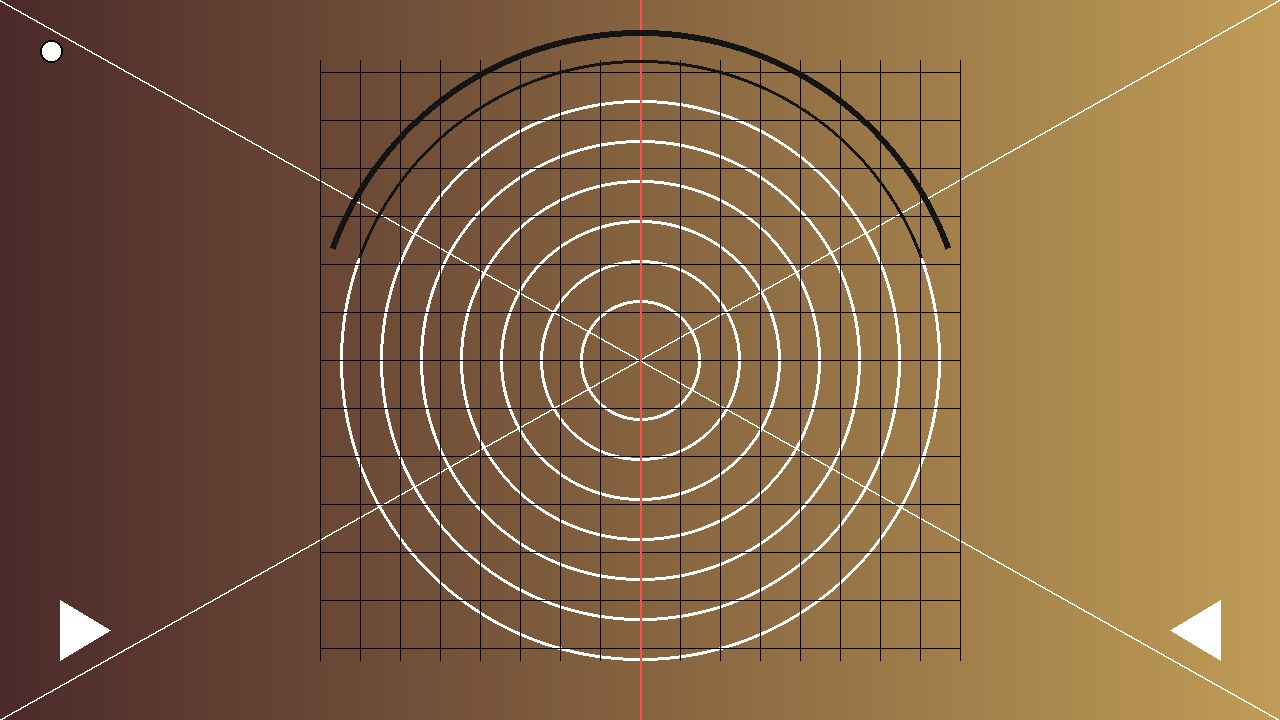
#> input picture test-books/sample/spread-01.jpg, 1280 x 720 px; its folder holds only this picture in this run
$ python make_split_photobook.py
#> lines starting #> are read from the running program, lines starting #| are printed output that depends on the picture
#!/usr/bin/env python3
# test-books/sample の横長画像を「真ん中で左右に分割」し、
# 左右見開き(page-spread-left/right)で1枚に結合する FXL(固定レイアウト)EPUB を生成する。
import zipfile, os, glob, io
from PIL import Image

HERE = os.path.dirname(__file__)
SRC_DIR = os.path.join(HERE, "test-books", "sample")
OUT = os.path.join(HERE, "test-books", "split-photobook.epub")

srcs = sorted(glob.glob(os.path.join(SRC_DIR, "*.jpg")) + glob.glob(os.path.join(SRC_DIR, "*.jpeg")) + glob.glob(os.path.join(SRC_DIR, "*.png")))
if not srcs:
    raise SystemExit("no images in " + SRC_DIR)

# 各画像を左右半分に分割。ページのビューポート = 半分の寸法。
halves = []   # [(name, jpeg_bytes, w, h), ...]  左→右の順
PW = PH = None
for i, path in enumerate(srcs, 1):
    im = Image.open(path).convert("RGB")
#> im is the input picture: PIL image 1280x720 RGB; mean R, G, B 133.7, 101.1, 68.6
    w, h = im.size
#> w = 1280; h = 720
    half = w // 2
#> half = 640
    if PW is None:
        PW, PH = half, h  # 代表ページ寸法(全画像同一 1280x720 前提)
#> PW = 640; PH = 720
    left = im.crop((0, 0, half, h))
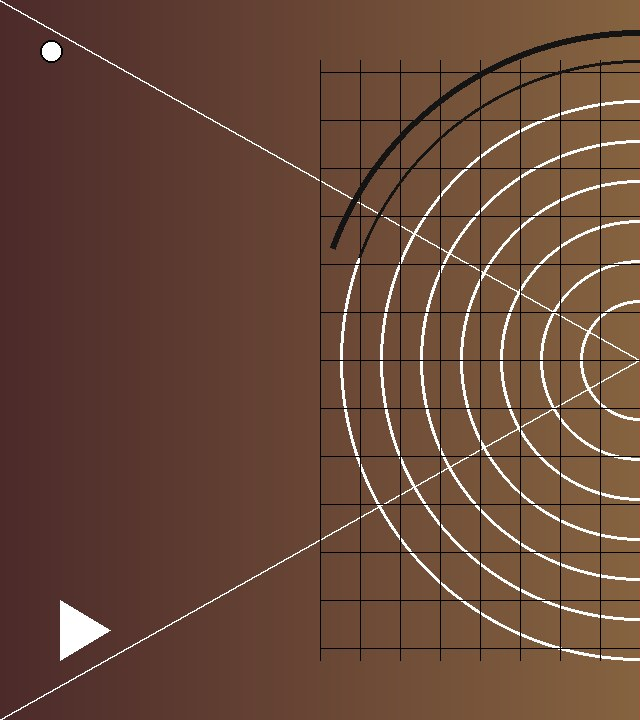
#> left: PIL image 640x720 RGB; mean R, G, B 105.8, 73.6, 57.9
    right = im.crop((half, 0, w, h))
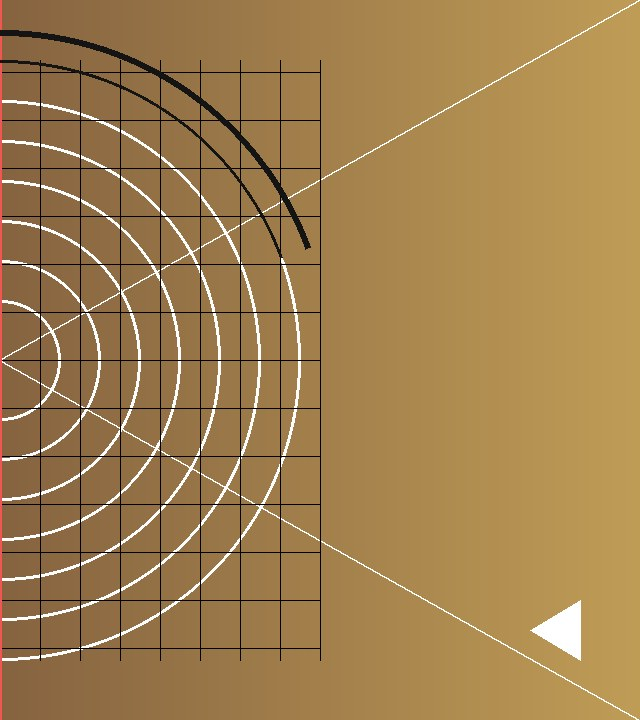
#> right: PIL image 640x720 RGB; mean R, G, B 161.5, 128.6, 79.3
    for side, img in (("left", left), ("right", right)):
        buf = io.BytesIO()
        img.save(buf, format="JPEG", quality=88)
        halves.append((f"{side}{i}", buf.getvalue(), img.size[0], img.size[1]))
#> this loop made 2 passes
#> side on passes 1 to 2: 'left', 'right'
#> after the loop, halves = 2 items

def page_xhtml(n, imgname, w, h):
    return f"""<?xml version="1.0" encoding="UTF-8"?>
<!DOCTYPE html>
<html xmlns="http://www.w3.org/1999/xhtml" xml:lang="ja" lang="ja">
<head><meta charset="UTF-8"/><title>p{n}</title>
<meta name="viewport" content="width={w}, height={h}"/>
<style>html,body{{margin:0;padding:0;width:{w}px;height:{h}px}}
img{{display:block;width:{w}px;height:{h}px}}</style></head>
<body><img src="images/{imgname}.jpg" alt=""/></body>
</html>
"""

CONTAINER = """<?xml version="1.0" encoding="UTF-8"?>
<container version="1.0" xmlns="urn:oasis:names:tc:opendocument:xmlns:container">
  <rootfiles><rootfile full-path="OEBPS/content.opf" media-type="application/oebps-package+xml"/></rootfiles>
</container>
"""

NAV = """<?xml version="1.0" encoding="UTF-8"?>
<!DOCTYPE html><html xmlns="http://www.w3.org/1999/xhtml" xmlns:epub="http://www.idpf.org/2007/ops" lang="ja">
<head><meta charset="UTF-8"/><title>目次</title></head>
<body><nav epub:type="toc" id="toc"><h1>目次</h1><ol>
""" + "".join(
    f'<li><a href="p{2*i-1}.xhtml">見開き {i}</a></li>\n' for i in range(1, len(srcs) + 1)
) + """</ol></nav></body></html>
"""

# manifest: nav + 画像(16) + ページ(16)
img_items = "".join(
    f'    <item id="img{k}" href="images/{name}.jpg" media-type="image/jpeg"/>\n'
    for k, (name, _b, _w, _h) in enumerate(halves, 1)
)
page_items = "".join(
    f'    <item id="pg{n}" href="p{n}.xhtml" media-type="application/xhtml+xml"/>\n'
    for n in range(1, len(halves) + 1)
)
# spine: 左=page-spread-left, 右=page-spread-right
spine = ""
for n in range(1, len(halves) + 1):
    prop = "page-spread-left" if (n % 2 == 1) else "page-spread-right"
    spine += f'    <itemref idref="pg{n}" properties="{prop}"/>\n'
#> this loop made 2 passes

OPF = f"""<?xml version="1.0" encoding="UTF-8"?>
<package xmlns="http://www.idpf.org/2007/opf" version="3.0" unique-identifier="bookid" xml:lang="ja" prefix="rendition: http://www.idpf.org/vocab/rendition/#">
  <metadata xmlns:dc="http://purl.org/dc/elements/1.1/">
    <dc:identifier id="bookid">urn:uuid:2f9a1c00-0000-4000-8000-photobook001</dc:identifier>
    <dc:title>分割写真集見本</dc:title>
    <dc:language>ja</dc:language>
    <dc:creator>veltrea</dc:creator>
    <meta property="dcterms:modified">2026-07-24T00:00:00Z</meta>
    <meta property="rendition:layout">pre-paginated</meta>
    <meta property="rendition:spread">both</meta>
    <meta name="viewport" content="width={PW}, height={PH}"/>
  </metadata>
  <manifest>
    <item id="nav" href="nav.xhtml" media-type="application/xhtml+xml" properties="nav"/>
{img_items}{page_items}  </manifest>
  <spine>
{spine}  </spine>
</package>
"""

if os.path.exists(OUT):
    os.remove(OUT)
with zipfile.ZipFile(OUT, "w", zipfile.ZIP_DEFLATED) as z:
    z.writestr(zipfile.ZipInfo("mimetype"), "application/epub+zip", compress_type=zipfile.ZIP_STORED)
    z.writestr("META-INF/container.xml", CONTAINER)
    z.writestr("OEBPS/content.opf", OPF)
    z.writestr("OEBPS/nav.xhtml", NAV)
    for n, (name, data, w, h) in enumerate(halves, 1):
        z.writestr(f"OEBPS/images/{name}.jpg", data)
        z.writestr(f"OEBPS/p{n}.xhtml", page_xhtml(n, name, w, h))
#> this loop made 2 passes
#> (n, name, w, h) on passes 1 to 2: (1, 'left1', 640, 720), (2, 'right1', 640, 720)

print(f"wrote {OUT} ({os.path.getsize(OUT)} bytes), {len(srcs)} images -> {len(halves)} pages ({len(srcs)} spreads), page={PW}x{PH}")
#| wrote test-books/split-photobook.epub (121418 bytes), 1 images -> 2 pages (1 spreads), page=640x720

$ run again, on test-books/sample/spread-05.jpg
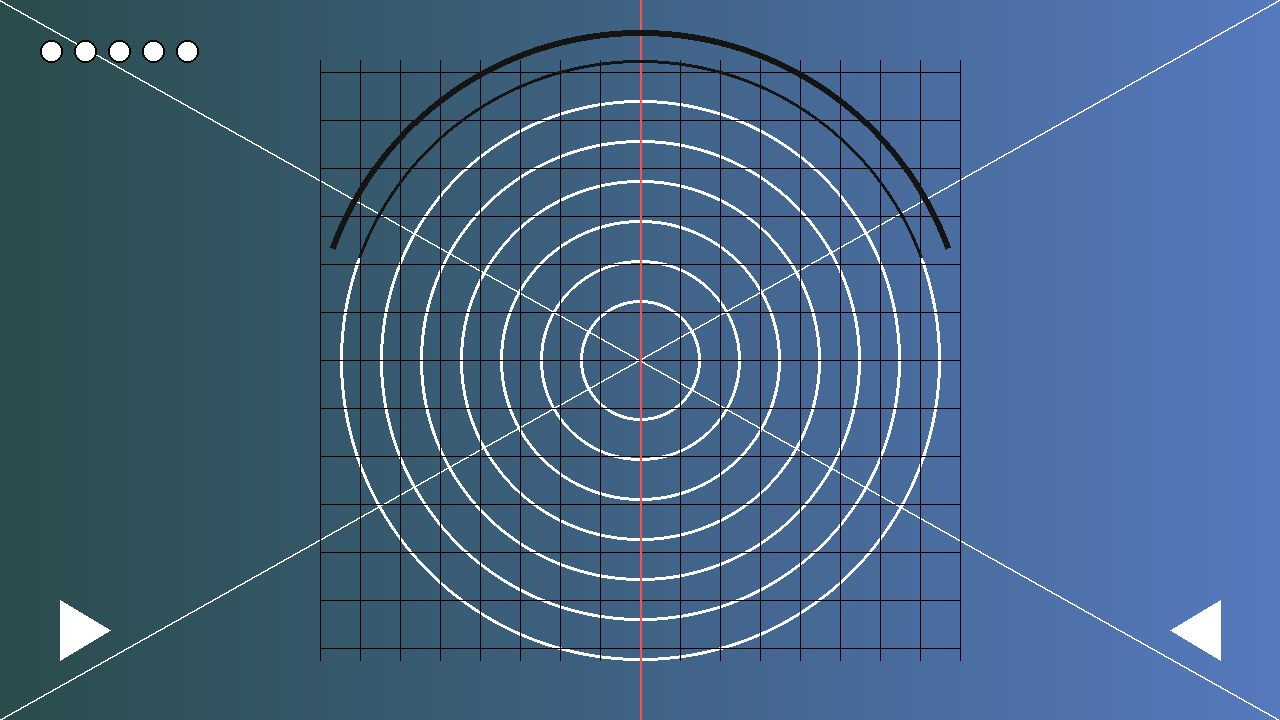
#> input picture test-books/sample/spread-05.jpg, 1280 x 720 px
#> im is the input picture: PIL image 1280x720 RGB; mean R, G, B 68.9, 100.7, 133.3
#> `left = im.crop((0, 0, half, h))`:
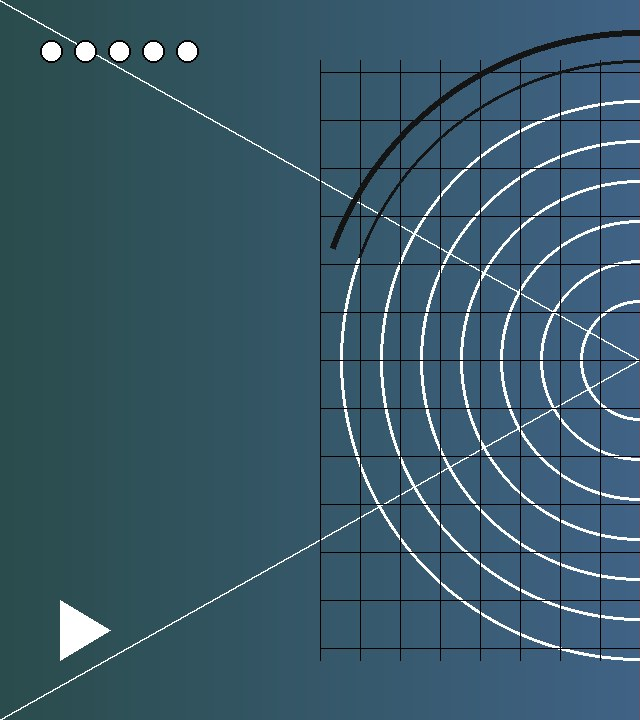
#> left: PIL image 640x720 RGB; mean R, G, B 58.3, 90, 105.8
#> `right = im.crop((half, 0, w, h))`:
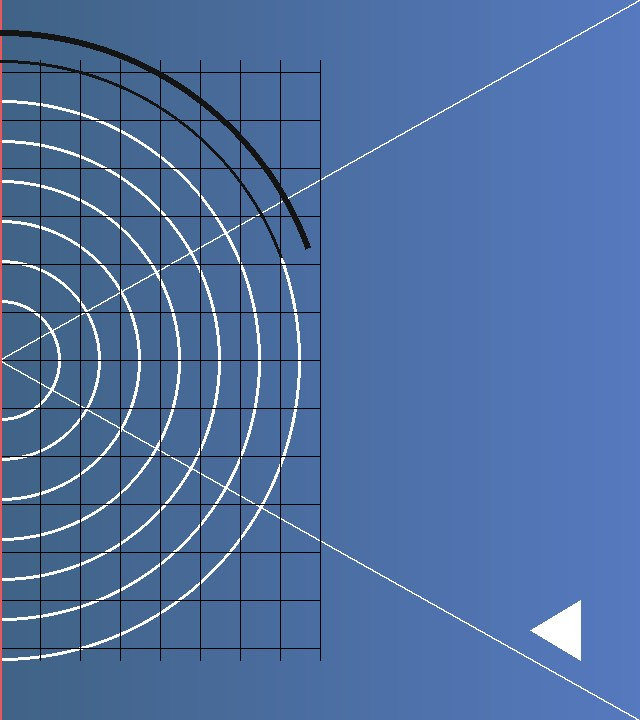
#> right: PIL image 640x720 RGB; mean R, G, B 79.5, 111.4, 160.7
#> the loop `for side, img in (("left", left), ("right", right)):` made 2 passes
#> side on passes 1 to 2: 'left', 'right'
#> after the loop `for side, img in (("left", left), ("right", right)):`: halves = 2 items
#> the loop `for n in range(1, len(halves) + 1):` made 2 passes
#> the loop `for n, (name, data, w, h) in enumerate(halves, 1):` made 2 passes
#> (n, name, w, h) on passes 1 to 2: (1, 'left1', 640, 720), (2, 'right1', 640, 720)
#| wrote test-books/split-photobook.epub (120755 bytes), 1 images -> 2 pages (1 spreads), page=640x720
